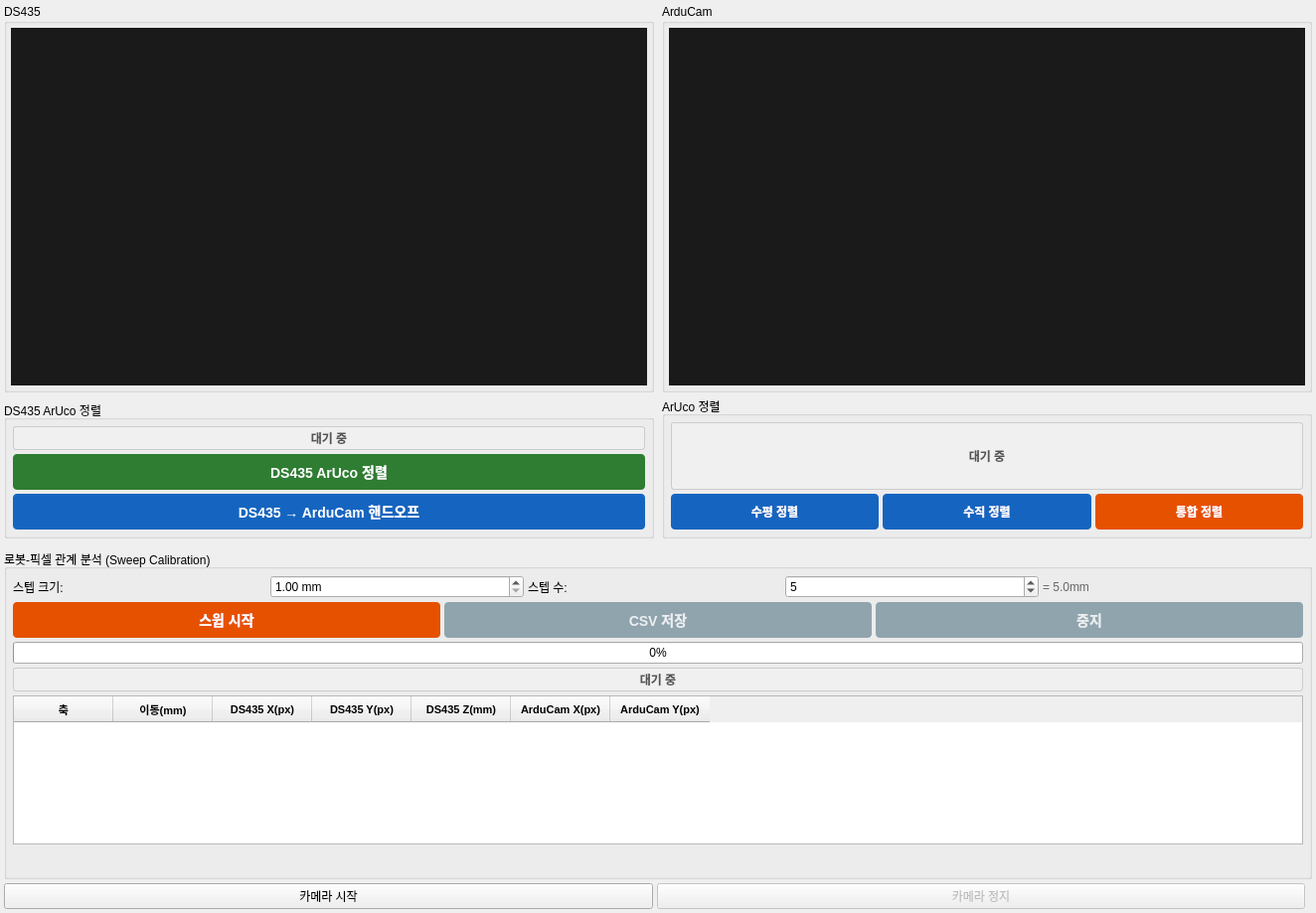
<?xml version="1.0" encoding="UTF-8"?>
<ui version="4.0">
 <class>TabStereoCalibration</class>
 <widget class="QWidget" name="TabStereoCalibration">
  <property name="geometry">
   <rect>
    <x>0</x>
    <y>0</y>
    <width>1320</width>
    <height>800</height>
   </rect>
  </property>

  <layout class="QVBoxLayout" name="verticalLayoutMain">
   <property name="spacing"><number>4</number></property>
   <property name="leftMargin"><number>4</number></property>
   <property name="topMargin"><number>4</number></property>
   <property name="rightMargin"><number>4</number></property>
   <property name="bottomMargin"><number>4</number></property>

   <!-- ========== TOP: Two columns ========== -->
   <item>
    <layout class="QHBoxLayout" name="layoutColumns">
     <property name="spacing"><number>8</number></property>

     <!-- ===== LEFT COLUMN: DS435 ===== -->
     <item>
      <layout class="QVBoxLayout" name="layoutLeftColumn">

       <!-- DS435 Camera GroupBox -->
       <item>
        <widget class="QGroupBox" name="groupDS435">
         <property name="title"><string>DS435</string></property>
         <property name="sizePolicy">
          <sizepolicy hsizetype="Fixed" vsizetype="Fixed">
           <horstretch>0</horstretch>
           <verstretch>0</verstretch>
          </sizepolicy>
         </property>
         <layout class="QVBoxLayout" name="layoutDS435Inner">
          <property name="spacing"><number>2</number></property>
          <property name="leftMargin"><number>4</number></property>
          <property name="topMargin"><number>4</number></property>
          <property name="rightMargin"><number>4</number></property>
          <property name="bottomMargin"><number>4</number></property>
          <item>
           <widget class="QLabel" name="labelDS435View">
            <property name="minimumSize"><size><width>640</width><height>360</height></size></property>
            <property name="maximumSize"><size><width>640</width><height>360</height></size></property>
            <property name="styleSheet"><string>background-color: #1a1a1a;</string></property>
            <property name="alignment"><set>Qt::AlignCenter</set></property>
           </widget>
          </item>
         </layout>
        </widget>
       </item>

       <!-- DS435 ArUco 정렬 -->
       <item>
        <widget class="QGroupBox" name="groupDS435CalibExec">
         <property name="title"><string>DS435 ArUco 정렬</string></property>
         <layout class="QVBoxLayout" name="layoutDS435CalibExec">
          <property name="spacing"><number>4</number></property>
          <property name="leftMargin"><number>6</number></property>
          <property name="topMargin"><number>6</number></property>
          <property name="rightMargin"><number>6</number></property>
          <property name="bottomMargin"><number>6</number></property>

          <item>
           <widget class="QLabel" name="labelDS435CalibStep">
            <property name="text"><string>대기 중</string></property>
            <property name="styleSheet">
             <string>font-weight: bold; color: #555; padding: 2px 4px; background-color: #f0f0f0; border: 1px solid #ccc; border-radius: 3px;</string>
            </property>
            <property name="alignment"><set>Qt::AlignCenter</set></property>
           </widget>
          </item>

          <item>
           <widget class="QPushButton" name="btnAlignDS435">
            <property name="text"><string>DS435 ArUco 정렬</string></property>
            <property name="minimumSize"><size><width>0</width><height>36</height></size></property>
            <property name="styleSheet">
             <string>QPushButton {
    padding: 8px;
    font-weight: bold;
    font-size: 14px;
    background-color: #2E7D32;
    color: white;
    border-radius: 4px;
}
QPushButton:hover {
    background-color: #388E3C;
}
QPushButton:pressed {
    background-color: #1B5E20;
}
QPushButton:disabled {
    background-color: #90A4AE;
    color: #eceff1;
}</string>
            </property>
           </widget>
          </item>

          <item>
           <widget class="QPushButton" name="btnHandoffDS435ToArduCam">
            <property name="text"><string>DS435 → ArduCam 핸드오프</string></property>
            <property name="minimumSize"><size><width>0</width><height>36</height></size></property>
            <property name="styleSheet">
             <string>QPushButton {
    padding: 8px;
    font-weight: bold;
    font-size: 14px;
    background-color: #1565C0;
    color: white;
    border-radius: 4px;
}
QPushButton:hover {
    background-color: #1976D2;
}
QPushButton:pressed {
    background-color: #0D47A1;
}
QPushButton:disabled {
    background-color: #90A4AE;
    color: #eceff1;
}</string>
            </property>
           </widget>
          </item>

         </layout>
        </widget>
       </item>

       <!-- Left spacer -->
       <item>
        <spacer name="spacerLeft">
         <property name="orientation"><enum>Qt::Vertical</enum></property>
        </spacer>
       </item>

      </layout>
     </item>

     <!-- ===== RIGHT COLUMN: ArduCam + Calibration ===== -->
     <item>
      <layout class="QVBoxLayout" name="layoutRightColumn">
       <property name="spacing"><number>4</number></property>

       <!-- ArduCam Camera GroupBox -->
       <item>
        <widget class="QGroupBox" name="groupArduCam">
         <property name="title"><string>ArduCam</string></property>
         <property name="sizePolicy">
          <sizepolicy hsizetype="Fixed" vsizetype="Fixed">
           <horstretch>0</horstretch>
           <verstretch>0</verstretch>
          </sizepolicy>
         </property>
         <layout class="QVBoxLayout" name="layoutArduCamInner">
          <property name="spacing"><number>2</number></property>
          <property name="leftMargin"><number>4</number></property>
          <property name="topMargin"><number>4</number></property>
          <property name="rightMargin"><number>4</number></property>
          <property name="bottomMargin"><number>4</number></property>
          <item>
           <widget class="QLabel" name="labelArduCamView">
            <property name="minimumSize"><size><width>640</width><height>360</height></size></property>
            <property name="maximumSize"><size><width>640</width><height>360</height></size></property>
            <property name="styleSheet"><string>background-color: #1a1a1a;</string></property>
            <property name="alignment"><set>Qt::AlignCenter</set></property>
           </widget>
          </item>
         </layout>
        </widget>
       </item>

       <!-- ArUco 정렬 -->
       <item>
        <widget class="QGroupBox" name="groupCalibExec">
         <property name="title"><string>ArUco 정렬</string></property>
         <layout class="QVBoxLayout" name="layoutCalibExec">
          <property name="spacing"><number>4</number></property>
          <property name="leftMargin"><number>6</number></property>
          <property name="topMargin"><number>6</number></property>
          <property name="rightMargin"><number>6</number></property>
          <property name="bottomMargin"><number>6</number></property>

          <!-- Step indicator -->
          <item>
           <widget class="QLabel" name="labelCalibStep">
            <property name="text"><string>대기 중</string></property>
            <property name="styleSheet">
             <string>font-weight: bold; color: #555; padding: 2px 4px; background-color: #f0f0f0; border: 1px solid #ccc; border-radius: 3px;</string>
            </property>
            <property name="alignment"><set>Qt::AlignCenter</set></property>
           </widget>
          </item>

          <item>
           <layout class="QHBoxLayout" name="hboxStereoAlignButtons">
            <item>
             <widget class="QPushButton" name="btnAlignArucoY">
              <property name="text"><string>수평 정렬</string></property>
              <property name="minimumSize"><size><width>0</width><height>36</height></size></property>
              <property name="styleSheet">
               <string>QPushButton {
    padding: 6px;
    font-weight: bold;
    font-size: 12px;
    background-color: #1565C0;
    color: white;
    border-radius: 4px;
}
QPushButton:hover { background-color: #1976D2; }
QPushButton:pressed { background-color: #0D47A1; }
QPushButton:disabled { background-color: #90A4AE; color: #eceff1; }</string>
              </property>
             </widget>
            </item>
            <item>
             <widget class="QPushButton" name="btnAlignArucoX">
              <property name="text"><string>수직 정렬</string></property>
              <property name="minimumSize"><size><width>0</width><height>36</height></size></property>
              <property name="styleSheet">
               <string>QPushButton {
    padding: 6px;
    font-weight: bold;
    font-size: 12px;
    background-color: #1565C0;
    color: white;
    border-radius: 4px;
}
QPushButton:hover { background-color: #1976D2; }
QPushButton:pressed { background-color: #0D47A1; }
QPushButton:disabled { background-color: #90A4AE; color: #eceff1; }</string>
              </property>
             </widget>
            </item>
            <item>
             <widget class="QPushButton" name="btnAlignArucoCombined">
              <property name="text"><string>통합 정렬</string></property>
              <property name="minimumSize"><size><width>0</width><height>36</height></size></property>
              <property name="styleSheet">
               <string>QPushButton {
    padding: 6px;
    font-weight: bold;
    font-size: 12px;
    background-color: #E65100;
    color: white;
    border-radius: 4px;
}
QPushButton:hover { background-color: #F57C00; }
QPushButton:pressed { background-color: #BF360C; }
QPushButton:disabled { background-color: #90A4AE; color: #eceff1; }</string>
              </property>
             </widget>
            </item>
           </layout>
          </item>

         </layout>
        </widget>
       </item>

       <!-- Right spacer -->
       <item>
        <spacer name="spacerRight">
         <property name="orientation"><enum>Qt::Vertical</enum></property>
        </spacer>
       </item>

      </layout>
     </item>

    </layout>
   </item>

   <!-- ========== SWEEP CALIBRATION ========== -->
   <item>
    <widget class="QGroupBox" name="groupSweep">
     <property name="title"><string>로봇-픽셀 관계 분석 (Sweep Calibration)</string></property>
     <layout class="QVBoxLayout" name="layoutSweepOuter">
      <property name="spacing"><number>4</number></property>
      <property name="leftMargin"><number>6</number></property>
      <property name="topMargin"><number>6</number></property>
      <property name="rightMargin"><number>6</number></property>
      <property name="bottomMargin"><number>6</number></property>

      <!-- Parameters row -->
      <item>
       <layout class="QHBoxLayout" name="layoutSweepParams">
        <item>
         <widget class="QLabel" name="labelSweepStepTitle">
          <property name="text"><string>스텝 크기:</string></property>
         </widget>
        </item>
        <item>
         <widget class="QDoubleSpinBox" name="spinSweepStep">
          <property name="minimum"><double>1.0</double></property>
          <property name="maximum"><double>5.0</double></property>
          <property name="value"><double>1.0</double></property>
          <property name="suffix"><string> mm</string></property>
          <property name="singleStep"><double>0.5</double></property>
         </widget>
        </item>
        <item>
         <widget class="QLabel" name="labelSweepCountTitle">
          <property name="text"><string>스텝 수:</string></property>
         </widget>
        </item>
        <item>
         <widget class="QSpinBox" name="spinSweepCount">
          <property name="minimum"><number>2</number></property>
          <property name="maximum"><number>30</number></property>
          <property name="value"><number>5</number></property>
         </widget>
        </item>
        <item>
         <widget class="QLabel" name="labelSweepRange">
          <property name="text"><string>= 5.0mm</string></property>
          <property name="styleSheet"><string>color: #666;</string></property>
         </widget>
        </item>
        <item>
         <spacer name="spacerSweepParams">
          <property name="orientation"><enum>Qt::Horizontal</enum></property>
         </spacer>
        </item>
       </layout>
      </item>

      <!-- Buttons row -->
      <item>
       <layout class="QHBoxLayout" name="layoutSweepButtons">
        <item>
         <widget class="QPushButton" name="btnSweepStart">
          <property name="text"><string>스윕 시작</string></property>
          <property name="minimumSize"><size><width>0</width><height>36</height></size></property>
          <property name="styleSheet">
           <string>QPushButton {
    padding: 8px;
    font-weight: bold;
    font-size: 14px;
    background-color: #E65100;
    color: white;
    border-radius: 4px;
}
QPushButton:hover {
    background-color: #F57C00;
}
QPushButton:pressed {
    background-color: #BF360C;
}
QPushButton:disabled {
    background-color: #90A4AE;
    color: #eceff1;
}</string>
          </property>
         </widget>
        </item>
        <item>
         <widget class="QPushButton" name="btnSweepSave">
          <property name="text"><string>CSV 저장</string></property>
          <property name="enabled"><bool>false</bool></property>
          <property name="minimumSize"><size><width>0</width><height>36</height></size></property>
          <property name="styleSheet">
           <string>QPushButton {
    padding: 8px;
    font-weight: bold;
    font-size: 14px;
    background-color: #1565C0;
    color: white;
    border-radius: 4px;
}
QPushButton:hover {
    background-color: #1976D2;
}
QPushButton:pressed {
    background-color: #0D47A1;
}
QPushButton:disabled {
    background-color: #90A4AE;
    color: #eceff1;
}</string>
          </property>
         </widget>
        </item>
        <item>
         <widget class="QPushButton" name="btnSweepCancel">
          <property name="text"><string>중지</string></property>
          <property name="enabled"><bool>false</bool></property>
          <property name="minimumSize"><size><width>0</width><height>36</height></size></property>
          <property name="styleSheet">
           <string>QPushButton {
    padding: 8px;
    font-weight: bold;
    font-size: 14px;
    background-color: #C62828;
    color: white;
    border-radius: 4px;
}
QPushButton:hover {
    background-color: #E53935;
}
QPushButton:pressed {
    background-color: #B71C1C;
}
QPushButton:disabled {
    background-color: #90A4AE;
    color: #eceff1;
}</string>
          </property>
         </widget>
        </item>
       </layout>
      </item>

      <!-- Progress bar -->
      <item>
       <widget class="QProgressBar" name="progressSweep">
        <property name="value"><number>0</number></property>
        <property name="textVisible"><bool>true</bool></property>
       </widget>
      </item>

      <!-- Status label -->
      <item>
       <widget class="QLabel" name="labelSweepStatus">
        <property name="text"><string>대기 중</string></property>
        <property name="styleSheet">
         <string>font-weight: bold; color: #555; padding: 2px 4px; background-color: #f0f0f0; border: 1px solid #ccc; border-radius: 3px;</string>
        </property>
        <property name="alignment"><set>Qt::AlignCenter</set></property>
       </widget>
      </item>

      <!-- Data table -->
      <item>
       <widget class="QTableWidget" name="tableSweepData">
        <property name="minimumSize"><size><width>0</width><height>150</height></size></property>
        <property name="maximumSize"><size><width>16777215</width><height>250</height></size></property>
        <property name="alternatingRowColors"><bool>true</bool></property>
        <property name="selectionMode"><enum>QAbstractItemView::NoSelection</enum></property>
        <property name="columnCount"><number>7</number></property>
        <property name="rowCount"><number>0</number></property>
        <property name="styleSheet">
         <string>QTableWidget { font-size: 11px; } QHeaderView::section { font-size: 11px; font-weight: bold; padding: 2px; }</string>
        </property>
        <column><property name="text"><string>축</string></property></column>
        <column><property name="text"><string>이동(mm)</string></property></column>
        <column><property name="text"><string>DS435 X(px)</string></property></column>
        <column><property name="text"><string>DS435 Y(px)</string></property></column>
        <column><property name="text"><string>DS435 Z(mm)</string></property></column>
        <column><property name="text"><string>ArduCam X(px)</string></property></column>
        <column><property name="text"><string>ArduCam Y(px)</string></property></column>
       </widget>
      </item>

      <!-- Result label (multi-line) -->
      <item>
       <widget class="QLabel" name="labelSweepResult">
        <property name="text"><string></string></property>
        <property name="styleSheet">
         <string>color: #333; padding: 4px; font-family: monospace; font-size: 12px;</string>
        </property>
        <property name="wordWrap"><bool>true</bool></property>
       </widget>
      </item>

     </layout>
    </widget>
   </item>

   <!-- ========== CONTROLS ========== -->
   <item>
    <layout class="QHBoxLayout" name="layoutButtons">
     <item>
      <widget class="QPushButton" name="btnStartCameras">
       <property name="text"><string>카메라 시작</string></property>
      </widget>
     </item>
     <item>
      <widget class="QPushButton" name="btnStopCameras">
       <property name="text"><string>카메라 정지</string></property>
       <property name="enabled"><bool>false</bool></property>
      </widget>
     </item>
     <item>
      <spacer name="spacerButtons">
       <property name="orientation"><enum>Qt::Horizontal</enum></property>
      </spacer>
     </item>
    </layout>
   </item>

  </layout>
 </widget>
 <resources/>
 <connections/>
</ui>
